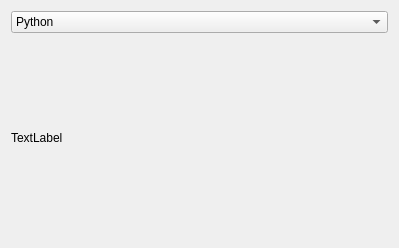
<?xml version="1.0" encoding="UTF-8"?>
<ui version="4.0">
 <class>Form</class>
 <widget class="QWidget" name="Form">
  <property name="geometry">
   <rect>
    <x>0</x>
    <y>0</y>
    <width>399</width>
    <height>248</height>
   </rect>
  </property>
  <property name="windowTitle">
   <string>Form</string>
  </property>
  <layout class="QVBoxLayout" name="verticalLayout_2">
   <item>
    <layout class="QVBoxLayout" name="verticalLayout">
     <item>
      <widget class="QComboBox" name="comboBox">
       <item>
        <property name="text">
         <string>Python</string>
        </property>
       </item>
       <item>
        <property name="text">
         <string>Java</string>
        </property>
       </item>
       <item>
        <property name="text">
         <string>C++</string>
        </property>
       </item>
       <item>
        <property name="text">
         <string>C#</string>
        </property>
       </item>
      </widget>
     </item>
     <item>
      <widget class="QLabel" name="label">
       <property name="styleSheet">
        <string notr="true">font: 75 18pt &quot;MS Shell Dlg 2&quot;;</string>
       </property>
       <property name="text">
        <string>TextLabel</string>
       </property>
      </widget>
     </item>
    </layout>
   </item>
  </layout>
 </widget>
 <resources/>
 <connections/>
</ui>
